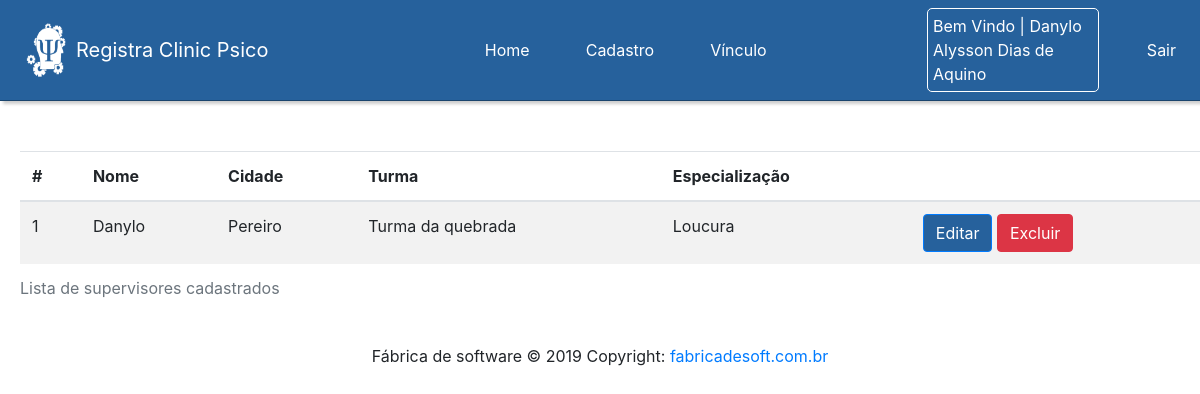
The page /telas/TelaPesquisaSupervisor.php (signed in) on the database its author committed.
### tables this page shows
CREATE TABLE IF NOT EXISTS `supervisor` (
  `idSupervisor` int(11) NOT NULL AUTO_INCREMENT,
  `bairroSupervisor` varchar(550) DEFAULT NULL,
  `cidadeSupervisor` varchar(500) DEFAULT NULL,
  `complementoSupervisor` varchar(300) DEFAULT NULL,
  `cpfSupervisor` varchar(20) DEFAULT NULL,
  `dataNascimentoSupervisor` varchar(15) DEFAULT NULL,
  `emailSupervisor` varchar(50) DEFAULT NULL,
  `enderecoNumeroSupervisor` varchar(16) DEFAULT NULL,
  `enderecoSupervisor` varchar(550) DEFAULT NULL,
  `especializacaoSupervisor` varchar(50) DEFAULT NULL,
  `estadoSupervisor` varchar(20) DEFAULT NULL,
  `nomeSupervisor` varchar(500) NOT NULL,
  `rgSupervisor` varchar(50) DEFAULT NULL,
  `sexoSupervisor` varchar(10) DEFAULT NULL,
  `telefoneSupervisor` varchar(20) DEFAULT NULL,
  `turmaSupervisor` varchar(40) DEFAULT NULL,
  PRIMARY KEY (`idSupervisor`)
);

### Banco/conexao.php (called while the page is built, shortened)
<?php
class Banco{
	private $pdo;
	private $array;
	public function __construct($host,$dbname,$dbuser,$dbpass){
		try{
			$this->pdo = new pdo("mysql:dbname=".$dbname.";host=".$host, $dbuser, $dbpass);
		}catch(PDOExeption $e){
			echo "Falhou :".$e->getMessage();
		}
	}
	public function query($sql){
		$query = $this->pdo->query($sql);
		$this->array = $query->fetchAll();
	}
	public function result(){
		return $this->array;
	}
}
?>

### telas/TelaPesquisaSupervisor.php (the view, shortened to what this page needs)
<!doctype html>
<html lang="pt-br">
<head>
	<link rel="stylesheet" href="https://stackpath.bootstrapcdn.com/bootstrap/4.3.1/css/bootstrap.min.css">
	<link rel="stylesheet" type="text/css" href="../css/style.css">
</head>
<body>
	<?php include_once '../Util/NavBar.php'; ?>
	<div class="table-responsive" style="margin-left: 20px; margin-top: 50px;">
		<table class="table table-striped">
			<caption>Lista de supervisores cadastrados</caption>
			<thead>
				<tr>
					<th scope="col">#</th>
					<th scope="col">Nome</th>
					<th scope="col">Cidade</th>
					<th scope="col">Turma</th>
					<th scope="col">Especialização</th>
					<th scope="col"></th>
				</tr>
			</thead>
			<tbody>
				<?php
				require '../Banco/conexao.php';
				$banco = new Banco("localhost","psico","root","");
				$banco->query("SELECT * FROM supervisor");
				foreach ($banco->result() as $supervisor): ?>
					<tr>
						<td><?php echo $supervisor['idSupervisor']; ?></td>
						<td><?php echo $supervisor['nomeSupervisor']; ?></td>
						<td><?php echo $supervisor['cidadeSupervisor']; ?></td>
						<td><?php echo $supervisor['turmaSupervisor']; ?></td>
						<td><?php echo $supervisor['especializacaoSupervisor']; ?></td>
						<td>
							<a href="../telas/TelaSupervisor.php?editar=<?php echo $supervisor['idSupervisor']; ?>"
								class="btn btn-primary" style="background-color: #26619c">Editar
							</a>
							<button
								type="submit" class="btn btn-danger" data-toggle="modal"
								data-target="#excluir<?php echo $supervisor['idSupervisor']; ?>">
								Excluir
							</button>
					</td>
				</tr>
			<?php endforeach; ?>
		</tbody>
	</table>
</div>
<?php include_once '../Util/Footer.php'; ?>
</body>
</html>

### css/style.css (style rules this page uses)
a { text-decoration: none; }

### css/styleMenu.css (style rules this page uses)
body { font-family: 'Selvetica', sans-serif; }

### rows shown on the page
supervisor: idSupervisor "1", nomeSupervisor "Danylo", cidadeSupervisor "Pereiro", turmaSupervisor "Turma da quebrada", especializacaoSupervisor "Loucura"

### other values the page prints
$_SESSION['nomeUsuario'] "Danylo Alysson Dias de Aquino"
